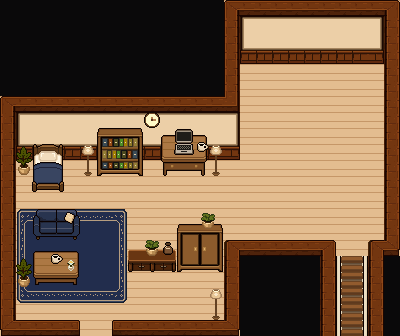

This is a level from a 2D game, rendered from its Tiled map with the project's own tilesets. A one-line summary and the map file follow, with tile-layer data summarised:
An orthogonal 25x21 tile map with 16x16 px tiles, 8 tile layers (Tile, Carpet, Wall, Wall_deco, ...), 3 tilesets and 25 objects (2x closet, home_out, basement_in, home_enterance, basement_exit, ...).

<map version="1.10" tiledversion="1.12.2" orientation="orthogonal" renderorder="right-down" width="25" height="21" tilewidth="16" tileheight="16" infinite="0" nextlayerid="17" nextobjectid="29">
 <tileset firstgid="1" source="UI_Component.tsx" />
 <tileset firstgid="257" source="home.tsx" />
 <tileset firstgid="513" source="restaurant.tsx" />
 <layer id="2" name="Tile" width="25" height="21" locked="1">
  <data>[525 cells, 525 non-empty, 4 distinct tile ids]</data>
 </layer>
 <layer id="6" name="Carpet" width="25" height="21" locked="1">
  <data>[525 cells, 42 non-empty, 9 distinct tile ids]</data>
 </layer>
 <layer id="1" name="Wall" width="25" height="21" locked="1">
  <data>[525 cells, 163 non-empty, 21 distinct tile ids]</data>
 </layer>
 <layer id="5" name="Wall_deco" width="25" height="21" locked="1">
  <data>[525 cells, 1 non-empty, 1 distinct tile ids]</data>
 </layer>
 <layer id="14" name="Deco_under" width="25" height="21" locked="1">
  <data>[525 cells, 10 non-empty, 10 distinct tile ids]</data>
 </layer>
 <layer id="3" name="Furniture" width="25" height="21" locked="1">
  <data>[525 cells, 51 non-empty, 49 distinct tile ids]</data>
 </layer>
 <layer id="7" name="Deco" width="25" height="21" locked="1">
  <data>[525 cells, 3 non-empty, 3 distinct tile ids]</data>
 </layer>
 <layer id="10" name="Light" width="25" height="21" locked="1">
  <data>[525 cells, 6 non-empty, 2 distinct tile ids]</data>
 </layer>
 <objectgroup id="11" name="Warp" visible="0" locked="1">
  <object id="1" name="home_out" x="80" y="320" width="32" height="16">
   <properties>
    <property name="target_name" value="Home" />
    <property name="target_spawn" value="home_exit" />
   </properties>
  </object>
  <object id="23" name="basement_in" x="336" y="320" width="32" height="16">
   <properties>
    <property name="target_map" value="basement_interior" />
    <property name="target_spawn" value="basement_enterance" />
   </properties>
  </object>
 </objectgroup>
 <objectgroup id="12" name="Spawn" visible="0" locked="1">
  <object id="5" name="home_enterance" x="80.0455" y="319.591" width="31.9545" height="16" />
  <object id="22" name="basement_exit" x="336" y="320" width="32" height="16" />
  <object id="24" name="usher_home_standing" x="224" y="176" />
  <object id="25" name="soul_crystal_sleep_spot" x="48" y="184" />
  <object id="28" name="cat_interior_spawn" x="144" y="208" />
 </objectgroup>
 <objectgroup id="13" name="Interactable" visible="0" locked="1">
  <object id="6" name="collection" x="95.9091" y="176.546" width="48" height="16" />
  <object id="7" name="computer" x="175.864" y="176.227" width="16" height="16" />
  <object id="8" name="sleep" x="32.25" y="144" width="32" height="48" />
  <object id="26" name="closet" x="176" y="272" width="48" height="16" />
 </objectgroup>
 <objectgroup id="15" name="YSortAnchor" visible="0" locked="1">
  <object id="9" x="16" y="112" width="208" height="48" />
  <object id="10" name="vase1" x="16" y="144" width="16" height="32" />
  <object id="11" name="vase2" x="16" y="256" width="16" height="32" />
  <object id="12" name="bed1" x="32" y="144" width="32" height="48" />
  <object id="13" name="light1" x="80" y="144" width="16" height="32" />
  <object id="14" name="light2" x="208" y="288" width="16" height="32" />
  <object id="15" name="light3" x="208" y="144" width="16" height="32" />
  <object id="16" name="sofa" x="32" y="208" width="48" height="32" />
  <object id="17" name="desk1" x="32" y="240" width="48" height="48" />
  <object id="18" name="desk2" x="160" y="128" width="48" height="48" />
  <object id="19" name="shelf1" x="96" y="128" width="48" height="48" />
  <object id="20" name="shelf2" x="176" y="208" width="48" height="64" />
  <object id="21" name="desk3" x="128" y="240" width="48" height="32" />
 </objectgroup>
 <objectgroup id="16" name="EffectArea" visible="0" locked="1">
  <object id="27" name="closet" x="176" y="224" width="48" height="48" />
 </objectgroup>
</map>
